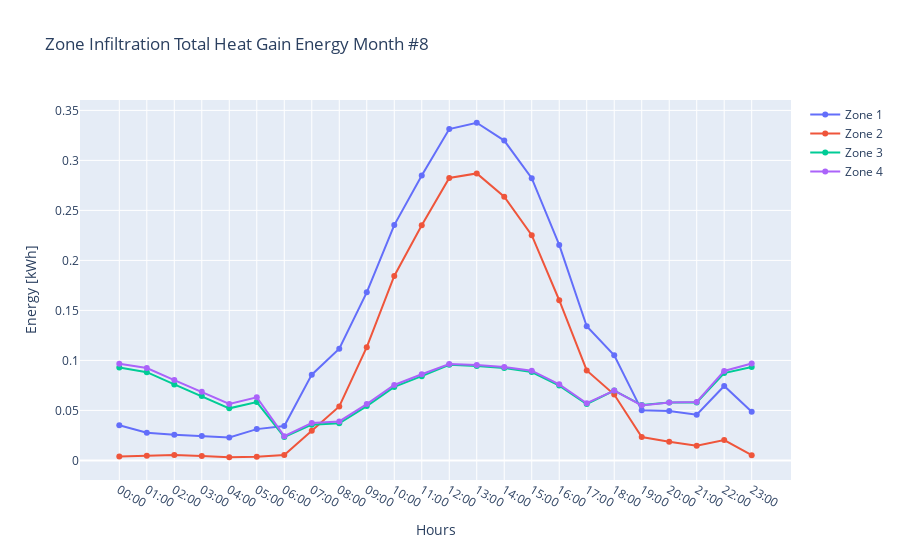

This figure's notebook cell:
### Code cell
month_by_hour_zonal_plot("Zone Infiltration Total Heat Gain Energy", 8)
